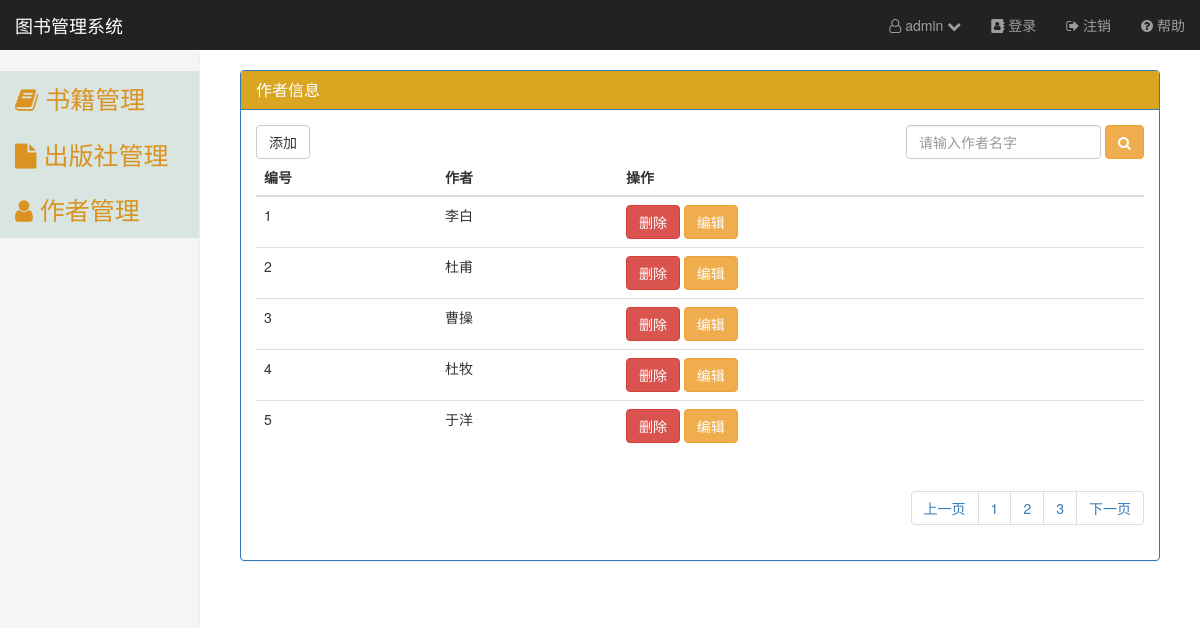
The app's page /author/index/ (signed in) with its own data.
### booksmanage/models.py (models this page shows, shortened)
class Author(models.Model):
    name=models.CharField(max_length=30)

### booksmanage/views.py (the view)
    def wrapper(request,*args,**kwargs):
        next_path=request.path
        if request.user.is_authenticated():
            backresponse = func(request, *args, **kwargs)
            return backresponse
        else:
            return redirect('/login/?next=%s' %next_path)

### booksmanage/views.py (called while the page is built)
def authentication(func):
    def wrapper(request,*args,**kwargs):
        next_path=request.path
        if request.user.is_authenticated():
            backresponse = func(request, *args, **kwargs)
            return backresponse
        else:
            return redirect('/login/?next=%s' %next_path)
    return wrapper

@authentication
def authorindex(request):
    authorall=models.Author.objects.all().order_by('id')
    P_author=Paginator(authorall,per_page=5,orphans=1)
    page=request.GET.get('page')
    try:
        author_page = P_author.page(page)
    except InvalidPage:
        author_page = P_author.page(1)
    dic={'author_page':author_page,'page':page,'P_author':P_author}
    return render(request,'booksmanage/authorinterface.html',dic)

### templates/booksmanage/authorinterface.html (shortened to what this page needs)
{% extends 'booksmanage/base.html' %}
{% block panneltitle %}
    作者信息
{% endblock %}
{% block searchbox %}
   <input type="text" class="form-control" id="my-search" placeholder="请输入作者名字" name="mysearch" value="">
{% endblock %}
{% block publisehrfield %}
    <th>编号</th>
    <th>作者</th>
    <th>操作</th>
{% endblock %}
{% block publisherrecords %}
    {% for per_author  in author_page %}
        <tr>
            <td>{{ forloop.counter }}</td>
            <td>{{ per_author.name }}</td>
        <td>
                      <button class="btn btn-danger del-btn" data-authorid="{{ per_author.id }}">删除</button>
                      <button class="btn btn-warning edit-btn" data-toggle="modal" data-target="#myModal" data-authorid="{{ per_author.id }}">编辑</button>
                  </td>
        </tr>
    {% endfor %}
 {% endblock %}
{% block pageconf %}
    {% if author_page.has_previous %}
        <li><a href="?page={{ author_page.previous_page_number }}">上一页</a></li>
        {% else %}
        <li><a href="" disabled>上一页</a></li>
    {% endif %}
    {% for i in P_author.page_range %}
        <li><a href="?page={{ i }}">{{ i }}  </a> </li>
    {% endfor %}
    {% if author_page.has_next %}
        <li><a href="?page={{ author_page.next_page_number }}">下一页</a></li>
        {% else %}
    <li><a href="" disabled>下一页</a></li>
    {% endif %}
{% endblock %}

### templates/booksmanage/base.html (shortened to what this page needs)
<!DOCTYPE html>
{% load static %}
{% load mycustomtags %}
<html lang="zh-CN"><head><meta http-equiv="Content-Type" content="text/html; charset=UTF-8">
    <link href="{% static 'asset/bootstrap.min.css' %}" rel="stylesheet">
    <link href="{% static 'asset/ie10-viewport-bug-workaround.css' %}" rel="stylesheet">
    <link href="{% static 'asset/dashboard.css' %}" rel="stylesheet">
    <link href="https://cdn.bootcss.com/font-awesome/4.7.0/css/font-awesome.min.css" rel="stylesheet">
    <link href="{% static 'mycss.css' %}" rel="stylesheet">
  </head>
  <body>
    <nav class="navbar navbar-inverse navbar-fixed-top">
      <div class="container-fluid">
        <div class="navbar-header">
          <a class="navbar-brand" href="http://v3.bootcss.com/examples/dashboard/#">图书管理系统</a>
        </div>
        <div id="navbar" class="navbar-collapse collapse">
          <ul class="nav navbar-nav navbar-right">
            <li>
                <a href="#" id="user-info"><i class="fa fa-user-o" aria-hidden="true"></i> {{ request.user }} <i class="fa fa-chevron-down" aria-hidden="true"></i></a>
            </li>
            <li><a href="/login/"><i class="fa fa-address-book" aria-hidden="true"></i> 登录</a></li>
            <li><a href="/logout/"><i class="fa fa-sign-out" aria-hidden="true"></i> 注销</a></li>
            <li><a href="#"><i class="fa fa-question-circle" aria-hidden="true"></i> 帮助</a></li>
          </ul>
        </div>
      </div>
    </nav>
    <div class="container-fluid">
      <div class="row">
                <div class="col-sm-3 col-md-2 sidebar">
          <div class="my-d-menu" data-toggle="collapse" data-target="#menu1">
            <a class="my-menu"> <i class="fa fa-book" aria-hidden="true"></i> 书籍管理</a>
          </div>
          <div class="my-d-menu" data-toggle="collapse" data-target="#menu2">
            <a class="my-menu"><i class="fa fa-file" aria-hidden="true"></i> 出版社管理</a>
          </div>
          <div class="my-d-menu" data-toggle="collapse" data-target="#menu3">
            <a class="my-menu"><i class="fa fa-user" aria-hidden="true"></i> 作者管理</a>
          </div>
        </div>
        <div class="col-sm-9 col-sm-offset-3 col-md-10 col-md-offset-2 main">
        <div class="panel panel-primary">
      <div class="panel-heading" style="background-color:goldenrod">
        <h3 class="panel-title">{% block panneltitle %}
        {% endblock %}</h3>
      </div>
      <div class="panel-body">
        <div class="row">
        <div class="my-btn col-md-4">
            <a href="/addbook/" class="btn btn-default">添加</a>
        </div>
        <div class="my-search-box col-md-4 col-md-offset-4">
          <form class="form-inline pull-right" action="/searchbook/" method="get">
            <div class="form-group">
                {% block searchbox %}
                {% endblock %}
            </div>
            <button type="submit" class="btn btn-warning">
                <i class="fa fa-search" aria-hidden="true"></i>
            </button>
          </form>
        </div>
        </div>
          <table class="table">
              <thead>
              <tr>
                  {% block publisehrfield %}{% endblock %}
              </tr>
              </thead>
              <tbody>
              {% block publisherrecords %}
              {% endblock %}
              </tbody>
          </table>
        <div class="row">
          <div class="col-md-4 col-md-offset-8">
            <nav aria-label="Page navigation">
              <ul class="pagination pull-right">
                  {% block pageconf %}{% endblock %}
              </ul>
            </nav>
          </div>
        </div>
      </div>
    </div>
        </div>
      </div>
    </div>
</body>
</html>

### booksmanage/static/asset/dashboard.css (style rules this page uses)
body { padding-top: 50px; }
.navbar-fixed-top { border: 0; }
.sidebar { display: none; }
@media (min-width: 768px) { .sidebar { position: fixed; top: 51px; bottom: 0; left: 0; z-index: 1000; display: block; padding: 20px; overflow-x: hidden; overflow-y: auto; background-color: #f5f5f5; border-right: 1px solid #eee; } }
.main { padding: 20px; }
@media (min-width: 768px) { .main { padding-right: 40px; padding-left: 40px; } }

### booksmanage/static/mycss.css (style rules this page uses)
a.my-menu { text-decoration: none; }
.my-d-menu { margin-right: -20px; margin-left: -20px; }
.my-menu { display: inline-block; width: 100%; background-color:#D9E5E0; color:#DA9320; margin-right: 0; font-size: 25px; padding: 10px 15px; }

### templates/booksmanage/base.html (style rules this page uses)
.user-menu ul,li>a { list-style: none; color: black; }

### records on screen
Author: name "李白"
Author: name "杜甫"
Author: name "曹操"
Author: name "杜牧"
Author: name "于洋"

### other values on screen
{{ request.user }} "admin"
{{ i }} "1" "2" "3"
